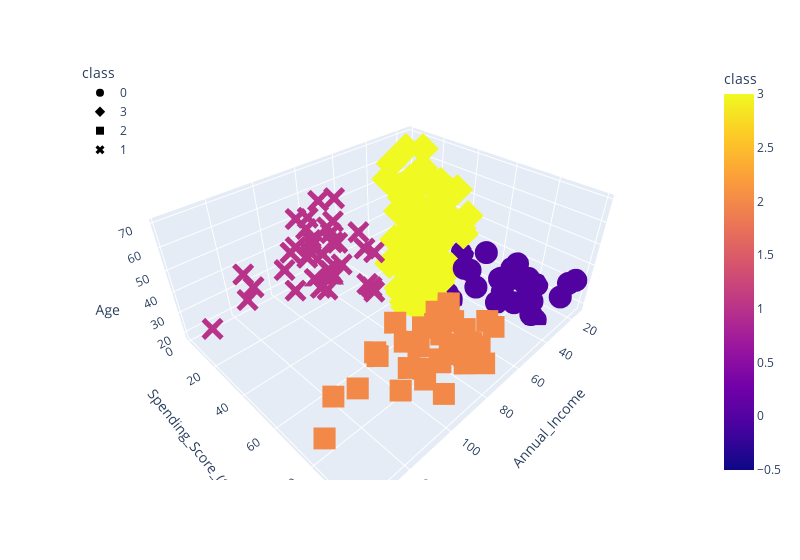

Write notebook code for a chart like this one.
### Code cell
fig = px.scatter_3d(
    df_shopping,
    x="Annual_Income",
    y="Spending_Score_(1-100)",
    z="Age",
    color="class",
    symbol="class",
    width=800,
)
fig.update_layout(legend=dict(x=0, y=1))
fig.show()

### Figure 1 — Plotly figure (JSON) as saved in the notebook; plotly's stock layout.template omitted (floating-point values rounded to 4 significant figures)
{"data": [{"hovertemplate": "class=%{marker.color}<br>Annual_Income=%{x}<br>Spending_Score_(1-100)=%{y}<br>Age=%{z}<extra></extra>", "legendgroup": "0", "marker": {"color": [0, 0, 0, 0, 0, 0, 0, 0, 0, 0, 0, 0, 0, 0, 0, 0, 0, 0, 0, 0, 0, 0, 0, 0, 0, 0, 0, 0], "coloraxis": "coloraxis", "symbol": "circle"}, "mode": "markers", "name": "0", "scene": "scene", "showlegend": true, "type": "scatter3d", "x": [15, 15, 16, 17, 18, 19, 19, 20, 20, 21, 23, 24, 25, 28, 28, 29, 30, 33, 33, 34, 37, 38, 39, 39, 42, 46, 48, 48], "y": [39, 81, 77, 76, 94, 72, 99, 77, 79, 66, 98, 73, 73, 82, 61, 87, 73, 92, 81, 73, 75, 92, 61, 65, 60, 55, 59, 59], "z": [19, 21, 23, 22, 23, 30, 35, 24, 22, 20, 35, 25, 31, 29, 35, 23, 21, 18, 21, 30, 20, 24, 31, 24, 33, 19, 18, 19]}, {"hovertemplate": "class=%{marker.color}<br>Annual_Income=%{x}<br>Spending_Score_(1-100)=%{y}<br>Age=%{z}<extra></extra>", "legendgroup": "3", "marker": {"color": [3, 3, 3, 3, 3, 3, 3, 3, 3, 3, 3, 3, 3, 3, 3, 3, 3, 3, 3, 3, 3, 3, 3, 3, 3, 3, 3, 3, 3, 3, 3, 3, 3, 3, 3, 3, 3, 3, 3, 3, 3, 3, 3, 3, 3, 3, 3, 3, 3, 3, 3, 3, 3, 3, 3, 3, 3, 3, 3, 3, 3, 3, 3, 3, 3, 3, 3, 3, 3, 3, 3, 3, 3, 3, 3, 3, 3, 3, 3, 3, 3, 3, 3, 3, 3, 3, 3, 3, 3, 3, 3, 3, 3, 3, 3], "coloraxis": "coloraxis", "symbol": "diamond"}, "mode": "markers", "name": "3", "scene": "scene", "showlegend": true, "type": "scatter3d", "x": [16, 17, 18, 19, 19, 20, 20, 21, 23, 24, 25, 28, 28, 29, 30, 33, 33, 34, 37, 38, 39, 39, 40, 40, 40, 40, 42, 43, 43, 43, 43, 44, 44, 46, 46, 46, 47, 47, 48, 48, 48, 48, 49, 49, 50, 50, 54, 54, 54, 54, 54, 54, 54, 54, 54, 54, 54, 54, 57, 57, 58, 58, 59, 59, 60, 60, 60, 60, 60, 60, 61, 61, 62, 62, 62, 62, 62, 62, 63, 63, 63, 63, 63, 63, 64, 64, 65, 65, 65, 65, 67, 67, 67, 67, 69], "y": [6, 40, 6, 3, 14, 15, 13, 35, 29, 35, 5, 14, 32, 31, 4, 4, 14, 17, 26, 35, 36, 28, 55, 47, 42, 42, 52, 54, 60, 45, 41, 50, 46, 51, 46, 56, 52, 59, 51, 50, 48, 47, 55, 42, 49, 56, 47, 54, 53, 48, 52, 42, 51, 55, 41, 44, 57, 46, 58, 55, 60, 46, 55, 41, 49, 40, 42, 52, 47, 50, 42, 49, 41, 48, 59, 55, 56, 42, 50, 46, 43, 48, 52, 54, 42, 46, 48, 50, 43, 59, 43, 57, 56, 40, 58], "z": [20, 31, 35, 64, 67, 58, 37, 35, 52, 35, 46, 54, 45, 40, 60, 53, 49, 42, 36, 65, 48, 49, 50, 27, 29, 31, 49, 31, 59, 50, 47, 51, 69, 27, 53, 70, 67, 54, 63, 43, 68, 32, 70, 47, 60, 60, 59, 26, 45, 40, 23, 49, 57, 38, 67, 46, 21, 48, 55, 22, 34, 50, 68, 18, 48, 40, 32, 24, 47, 27, 48, 20, 23, 49, 67, 26, 49, 21, 66, 54, 68, 66, 65, 19, 38, 19, 18, 19, 63, 49, 51, 50, 27, 38, 40]}, {"hovertemplate": "class=%{marker.color}<br>Annual_Income=%{x}<br>Spending_Score_(1-100)=%{y}<br>Age=%{z}<extra></extra>", "legendgroup": "2", "marker": {"color": [2, 2, 2, 2, 2, 2, 2, 2, 2, 2, 2, 2, 2, 2, 2, 2, 2, 2, 2, 2, 2, 2, 2, 2, 2, 2, 2, 2, 2, 2, 2, 2, 2, 2, 2, 2, 2, 2, 2], "coloraxis": "coloraxis", "symbol": "square"}, "mode": "markers", "name": "2", "scene": "scene", "showlegend": true, "type": "scatter3d", "x": [69, 70, 71, 71, 71, 72, 73, 73, 74, 75, 76, 77, 77, 78, 78, 78, 78, 78, 78, 79, 81, 85, 86, 87, 87, 87, 88, 88, 93, 97, 98, 99, 101, 103, 103, 113, 120, 126, 137], "y": [91, 77, 95, 75, 75, 71, 88, 73, 72, 93, 87, 97, 74, 90, 88, 76, 89, 78, 73, 83, 93, 75, 95, 63, 75, 92, 86, 69, 90, 86, 88, 97, 68, 85, 69, 91, 79, 74, 83], "z": [39, 31, 40, 38, 39, 31, 29, 32, 35, 32, 32, 28, 32, 34, 39, 38, 27, 30, 30, 29, 31, 36, 33, 32, 28, 36, 30, 27, 35, 32, 29, 30, 28, 36, 32, 38, 35, 32, 30]}, {"hovertemplate": "class=%{marker.color}<br>Annual_Income=%{x}<br>Spending_Score_(1-100)=%{y}<br>Age=%{z}<extra></extra>", "legendgroup": "1", "marker": {"color": [1, 1, 1, 1, 1, 1, 1, 1, 1, 1, 1, 1, 1, 1, 1, 1, 1, 1, 1, 1, 1, 1, 1, 1, 1, 1, 1, 1, 1, 1, 1, 1, 1, 1, 1, 1, 1, 1], "coloraxis": "coloraxis", "symbol": "x"}, "mode": "markers", "name": "1", "scene": "scene", "showlegend": true, "type": "scatter3d", "x": [70, 71, 71, 71, 72, 73, 73, 74, 75, 76, 77, 77, 78, 78, 78, 78, 78, 78, 79, 81, 85, 86, 87, 87, 87, 88, 88, 93, 97, 98, 99, 101, 103, 103, 113, 120, 126, 137], "y": [29, 35, 11, 9, 34, 5, 7, 10, 5, 40, 12, 36, 22, 17, 20, 16, 1, 1, 35, 5, 26, 20, 27, 13, 10, 13, 15, 14, 32, 15, 39, 24, 17, 23, 8, 16, 28, 18], "z": [23, 43, 59, 47, 25, 20, 44, 19, 57, 28, 25, 48, 34, 43, 44, 47, 37, 34, 56, 19, 50, 42, 36, 40, 36, 52, 58, 59, 37, 46, 41, 54, 41, 34, 33, 47, 45, 32]}], "layout": {"coloraxis": {"colorbar": {"title": {"text": "class"}}, "colorscale": [[0, "#0d0887"], [0.1111, "#46039f"], [0.2222, "#7201a8"], [0.3333, "#9c179e"], [0.4444, "#bd3786"], [0.5556, "#d8576b"], [0.6667, "#ed7953"], [0.7778, "#fb9f3a"], [0.8889, "#fdca26"], [1, "#f0f921"]]}, "legend": {"title": {"text": "class"}, "tracegroupgap": 0, "x": 0, "y": 1}, "margin": {"t": 60}, "scene": {"domain": {"x": [0, 1], "y": [0, 1]}, "xaxis": {"title": {"text": "Annual_Income"}}, "yaxis": {"title": {"text": "Spending_Score_(1-100)"}}, "zaxis": {"title": {"text": "Age"}}}, "width": 800}}
